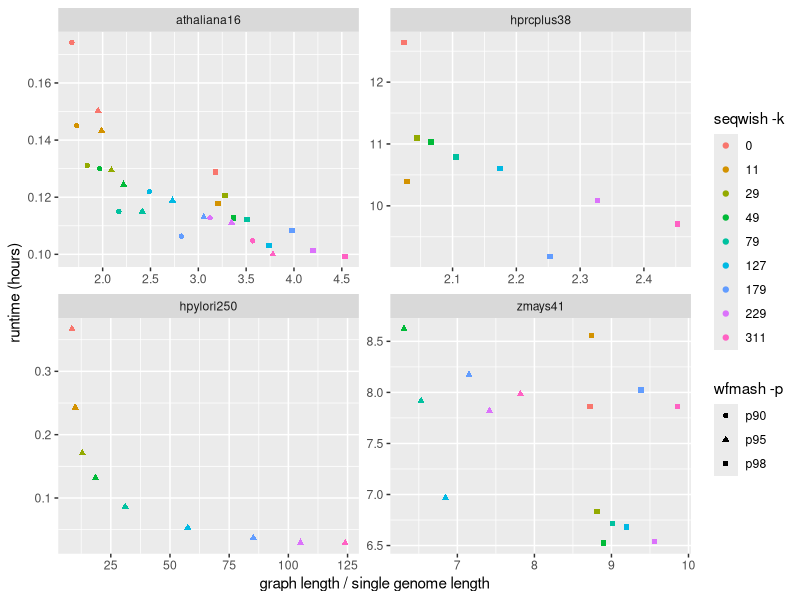
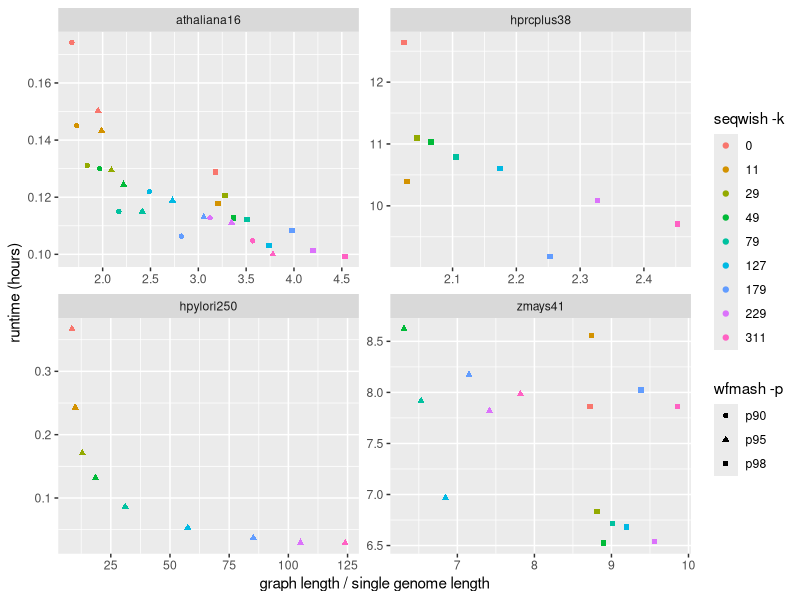

R code for these plots, in order:
#!/usr/bin/env Rscript

require(tidyverse)
require(ggrepel)

x <- read.delim('stats/stats.tsv')

ggplot(subset(x, input.fasta=="athaliana16" & min.mapping.len=="l60k" | input.fasta=="hprcplus38" | input.fasta=="hpylori250" | input.fasta=="zmays41" & min.mapping.len=="l60k"),
       aes(x=graph.length/((Gbps*1e9)/n), y=time.seconds/3600, shape=map.ident, color=as.factor(k), label=min.mapping.len)) +
geom_point() +
facet_wrap(~input.fasta, scales="free") +
scale_x_continuous("graph length / single genome length") +
scale_y_continuous("runtime (hours)") +
scale_color_discrete("seqwish -k") +
scale_shape_discrete("wfmash -p")
#+ geom_text_repel(size=2)

ggsave("manuscript/fig_experiment_stats.pdf", height=4, width=5.5)
